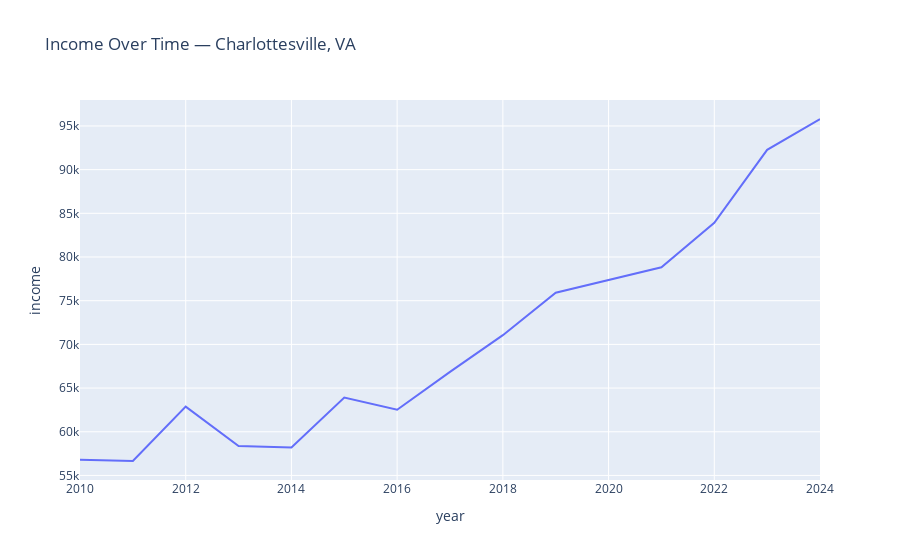

Notebook code for this chart:
### Code cell
fig_income.show()

### Figure 1 — Plotly figure (JSON) as saved in the notebook; plotly's stock layout.template omitted (floating-point values rounded to 4 significant figures)
{"data": [{"hovertemplate": "year=%{x}<br>income=%{y}<extra></extra>", "legendgroup": "", "line": {"color": "#636efa", "dash": "solid"}, "marker": {"symbol": "circle"}, "mode": "lines", "name": "", "orientation": "v", "showlegend": false, "type": "scatter", "x": [2010, 2011, 2012, 2013, 2014, 2015, 2016, 2017, 2018, 2019, 2021, 2022, 2023, 2024], "xaxis": "x", "y": [56810.0, 56650.0, 62880.0, 58380.0, 58190.0, 63920.0, 62520.0, 66850.0, 71050.0, 75910.0, 78820.0, 83910.0, 92260.0, 95800.0], "yaxis": "y"}], "layout": {"legend": {"tracegroupgap": 0}, "title": {"text": "Income Over Time — Charlottesville, VA"}, "xaxis": {"anchor": "y", "domain": [0, 1], "title": {"text": "year"}}, "yaxis": {"anchor": "x", "domain": [0, 1], "title": {"text": "income"}}}}
